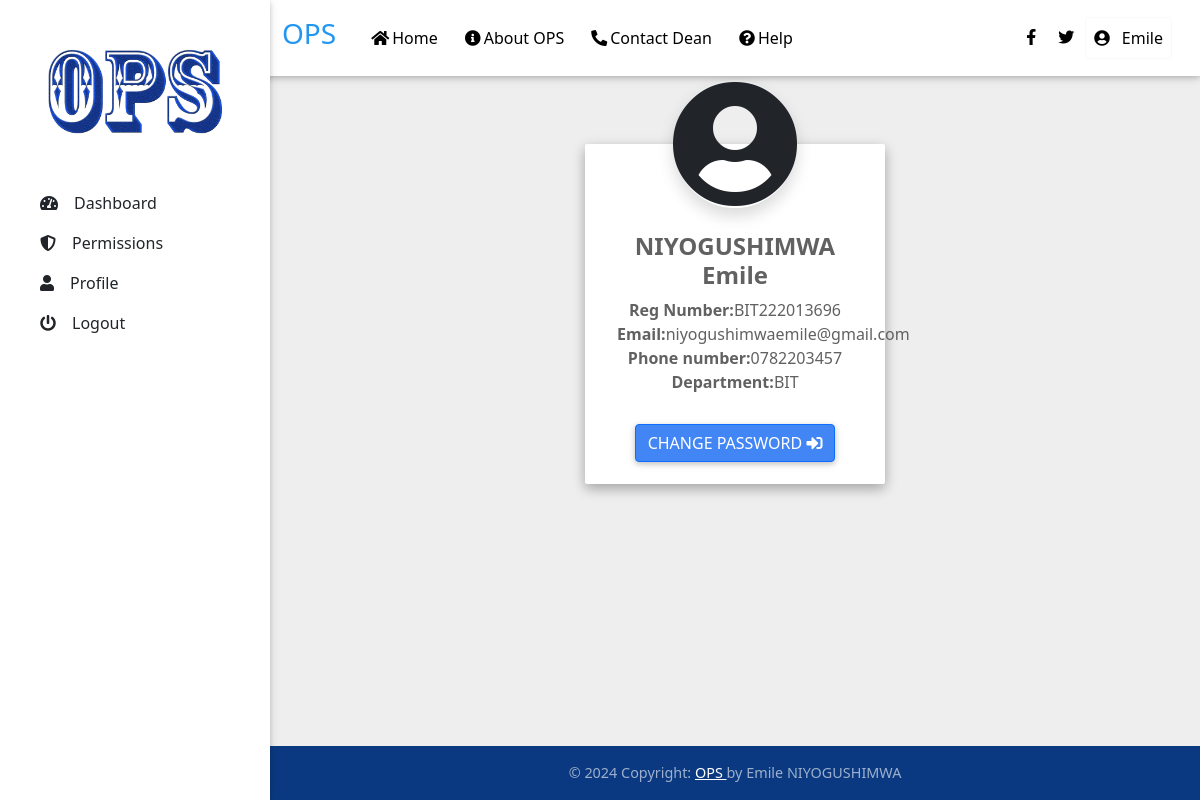
Screenshot of /profile.php (signed in) with the database file from the repository.
### tables this page shows
CREATE TABLE `students` (
  `RegNo` varchar(50) NOT NULL,
  `FirstName` varchar(50) DEFAULT NULL,
  `LastName` varchar(50) DEFAULT NULL,
  `Email` varchar(100) DEFAULT NULL,
  `PhoneNumber` varchar(15) DEFAULT NULL,
  `Address` varchar(255) DEFAULT NULL,
  `DateOfBirth` date DEFAULT NULL,
  `Department` varchar(50) DEFAULT NULL
);

### profile.php (the view, shortened to what this page needs)
<!DOCTYPE html>
<html lang="en">
	<?php
   	include('./static/head.php')
  ?>
<body class="grey lighten-3">
  <header>
    	<?php
   		include('./static/navbar.php')
   	?>
   	<?php
   		include('./static/sidebar.php')
   	?>
  </header>
  <main class="pt-5 mx-lg-3">
  	<div class="container-fluid mt-5 mb-3">
  		<?php
		$regno = $_SESSION["regno"];
		$rs = mysqli_query($con, "SELECT * FROM students WHERE RegNo='".$regno."'");
		$row = mysqli_fetch_array($rs);
		?>
		   <div class="">
				<div class="modal-dialog cascading-modal modal-avatar modal-sm">
					<div class="modal-content">
					    <div class="modal-header">
							<i class="fas fa-user-circle fa-8x text-dark shadow rounded-circle img-responsive mx-auto mt-2"></i>
					    </div>
					    <div class="modal-body text-center">
					        <h4 class=" mb-2 text-center">
					        	<b><?php echo $row["FirstName"]." ".$row["LastName"];?></b>
					        </h4>
					        <div class="ml-0 mr-0">
								<b>Reg Number:</b><?php echo $row["RegNo"];?><br>
								<b>Email:</b><?php echo $row["Email"];?><br>
								<b>Phone number:</b><?php echo $row["PhoneNumber"];?><br>
								<b>Department:</b><?php echo $row["Department"]?>
					        </div>
			                <div class="text-center mt-4">
					                  <button class="btn btn-primary "data-toggle="modal" data-target="#modalLRFormDemo">Change password
					                    <i class="fas fa-sign-in-alt"></i>
					                  </button>
					                </div>
					              </div>
					            </div>
					            </div>
<?php
	include './static/footer.php';
	?>

### rows the page displays
students: FirstName "NIYOGUSHIMWA", LastName "Emile", RegNo "BIT222013696", Email "niyogushimwaemile@gmail.com", PhoneNumber "0782203457", Department "BIT"

### other values shown
$_SESSION["name"] "Emile"
